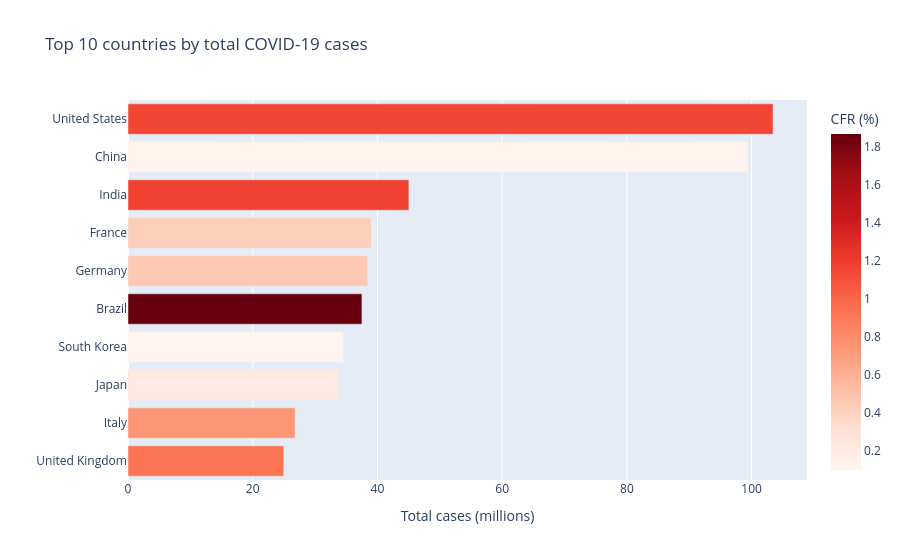

Here is the notebook cell this chart was saved with:
### Code cell
top10 = latest.nlargest(10, "total_cases")[
    ["location", "total_cases_M", "total_deaths_M", "case_fatality_rate"]
]

fig = px.bar(
    top10,
    x="total_cases_M",
    y="location",
    orientation="h",
    color="case_fatality_rate",
    color_continuous_scale="Reds",
    title="Top 10 countries by total COVID-19 cases",
    labels={
        "total_cases_M": "Total cases (millions)",
        "location": "",
        "case_fatality_rate": "CFR (%)"
    }
)
fig.update_layout(yaxis=dict(autorange="reversed"))
fig.show()

### Figure 1 — Plotly figure (JSON) as saved in the notebook; plotly's stock layout.template omitted (floating-point values rounded to 4 significant figures)
{"data": [{"hovertemplate": "Total cases (millions)=%{x}<br>=%{y}<br>CFR (%)=%{marker.color}<extra></extra>", "legendgroup": "", "marker": {"color": [1.15, 0.12, 1.18, 0.43, 0.46, 1.87, 0.1, 0.22, 0.74, 0.93], "coloraxis": "coloraxis", "pattern": {"shape": ""}}, "name": "", "orientation": "h", "showlegend": false, "textposition": "auto", "type": "bar", "x": [103.4, 99.37, 45.04, 39.0, 38.44, 37.51, 34.57, 33.8, 26.78, 24.98], "xaxis": "x", "y": ["United States", "China", "India", "France", "Germany", "Brazil", "South Korea", "Japan", "Italy", "United Kingdom"], "yaxis": "y"}], "layout": {"barmode": "relative", "coloraxis": {"colorbar": {"title": {"text": "CFR (%)"}}, "colorscale": [[0, "rgb(255,245,240)"], [0.125, "rgb(254,224,210)"], [0.25, "rgb(252,187,161)"], [0.375, "rgb(252,146,114)"], [0.5, "rgb(251,106,74)"], [0.625, "rgb(239,59,44)"], [0.75, "rgb(203,24,29)"], [0.875, "rgb(165,15,21)"], [1, "rgb(103,0,13)"]]}, "legend": {"tracegroupgap": 0}, "title": {"text": "Top 10 countries by total COVID-19 cases"}, "xaxis": {"anchor": "y", "domain": [0, 1], "title": {"text": "Total cases (millions)"}}, "yaxis": {"anchor": "x", "autorange": "reversed", "domain": [0, 1], "title": {"text": ""}}}}
